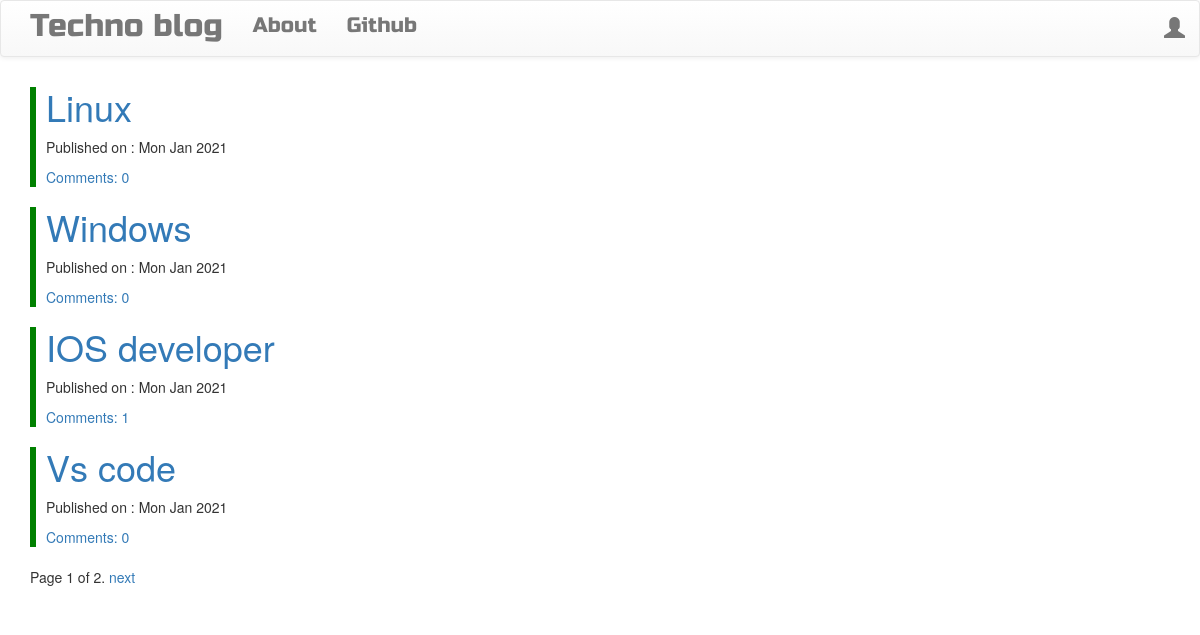
The page / on the database its author committed.
### blog/models.py (models this page shows, shortened)
class Post(models.Model):
    author=models.ForeignKey('auth.User',on_delete=models.CASCADE)
    title=models.CharField(max_length=200)
    content=models.TextField()
    created_date=models.DateTimeField(default=timezone.now())
    published_date=models.DateTimeField(blank=True,null=True)
    def approved_comments(self):
        return self.comments.filter(approved_comment=True)

### blog/views.py (the view)
# urls.py: path('',views.PostListView.as_view(),name='post_list'),
class PostListView(ListView):
    paginator_class=SafePaginator
    model=Post
    context_object_name='posts'
    paginate_by=4
    def get_queryset(self):
        return Post.objects.filter(published_date__lte=timezone.now()).order_by('-published_date')

### blog/views.py (called while the page is built)
    def validate_number(self,number):
        try:
            return super(SafePaginator,self).validate_number(number)
        except EmptyPage:
            if number>0:
                return self.num_pages
            else:
                raise

### blog/templates/blog/post_list.html (shortened to what this page needs)
{% extends 'blog/base.html' %}
{% block content %}
<div class="centerstage">
    {% for post in posts %}
    <div style=" border-left: 6px solid green;
    height: 100px;">
        <div class="post" >
            <h1><a class="loader card-title" style="margin-left: 10px;" href="{% url 'post_detail' pk=post.pk %}">{{post.title}}</a></h1>
        </div>
        <div class='date'>
            <p style="margin-left: 10px;" >Published on : {{post.published_date|date:'D M Y'}}</p>
        </div>
    <a style="margin-left: 10px;"  href="{% url 'post_detail' pk=post.pk %}">Comments: {{post.approved_comments.count}}</a>
</div>
    {%endfor%}
</div>
{% if is_paginated %}
<div class="pagination">
    <span class="page-links">
        <span class="page-current">
            Page {{ page_obj.number }} of {{ page_obj.paginator.num_pages }}.
        </span>
        {% if page_obj.has_next %}
            <a href="?page={{ page_obj.next_page_number }}">next</a>
        {% endif %}
    </span>
</div>
{% else %}
    <h3>My Cars</h3>
    <p>No cars found!!! :(</p>
{% endif %}
{% endblock content %}

### blog/templates/blog/base.html (shortened to what this page needs)
<!DOCTYPE html>
{% load static %}
<html>
<head>
      <link rel="stylesheet" href="https://maxcdn.bootstrapcdn.com/bootstrap/3.3.7/css/bootstrap.min.css"
>
    <link rel="stylesheet" href="https://maxcdn.bootstrapcdn.com/bootstrap/3.3.7/css/bootstrap-theme.min.css"
>
    <link rel="stylesheet" href="//cdn.jsdelivr.net/medium-editor/latest/css/medium-editor.min.css" type="text/css"
        media="screen" charset="utf-8">
    <link rel="stylesheet" href="{% static 'css/blog.css' %}">
<body >
    <nav class="navbar navbar-default techfont custom-navbar">
        <div class="container">
            <ul class="nav navbar-nav">
                <li><a class='navbar-brand bigbrand' href="{% url 'post_list' %}">Techno blog</a></li>
                <li><a href="{% url 'about'%}">About</a></li>
                <li><a href="https://www.github.com">Github</a></li>
            </ul>
            <ul class="nav navbar-nav navbar-right">
                {% if user.is_authenticated %}
                <li>
                    <a href="{% url 'post_new' %}">New Post</a>
                </li>
                <li>
                    <a href="{% url 'post_draft_list' %}">Drafts</a>
                </li>
                <li>
                    <a href="{% url 'logout' %}">Log out</a>
                </li>
                <li>
                    <a>Welcome: {{ user.username }}</a>
                </li>
                {% else %}
                <li><a class='nav navbar-right' href="{% url 'login' %}"><span
                            class="glyphicon glyphicon-user"></span></a></li>
                {% endif %}
            </ul>
        </div>
    </nav>
    <div class="content container">
        <div class="row">
            <div class="col-md-8">
                <div class="blog_posts">
                    {% block content %}
                    {% endblock %}
                </div>
            </div>
        </div>
    </div>
</body>
</html>

### blog/static/css/blog.css (style rules this page uses)
.techfont { font-family: 'Russo One', sans-serif; font-size: 1.5em; margin-bottom: 10px; }
.centerstage { margin-left: auto; margin-right: auto; }
.bigbrand { font-size: 1.5em; }
.loader { filter:hue-rotate(0deg); color: linear-gradient(45deg,#0f8,#08f); animation:hue 5000ms infinite linear; }

### rows shown on the page
Post: title "Linux", published_date "Mon Jan 2021", approved_comments.count "0"
Post: title "Windows", published_date "Mon Jan 2021", approved_comments.count "0"
Post: title "IOS developer", published_date "Mon Jan 2021", approved_comments.count "1"
Post: title "Vs code", published_date "Mon Jan 2021", approved_comments.count "0"

### other values the page prints
{{ page_obj.number }} "1"
{{ page_obj.paginator.num_pages }} "2"
